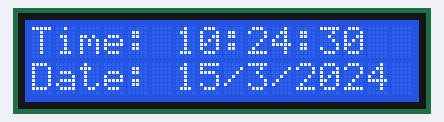
Recording of a sketch running on a simulated Arduino Uno, built with avr-gcc and run on an emulated ATmega328P. Parts: 16×2 character LCD. The local clock reads 2024-03-15 10:24:30 at power-on unless the sketch sets it.

Above: at 0.1 s.
At 4.3 s:
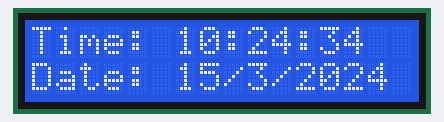
At 9.4 s:
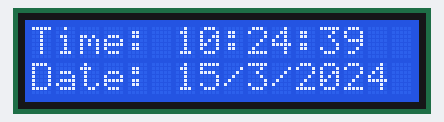
At 18.7 s:
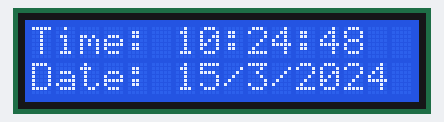
At 28.0 s:
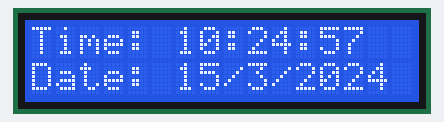
At 38.3 s:
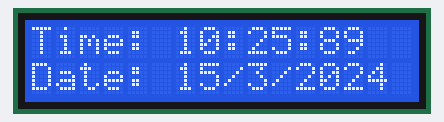

Measured:
- what the display in image 1 shows lasts 1.0 s, from 4.2 s to 5.2 s

The sketch:

seethasharikashrenethi.ino
```cpp
#include <Wire.h>
#include <RTClib.h>
#include <LiquidCrystal_I2C.h>

RTC_DS3231 rtc;
LiquidCrystal_I2C lcd(0x27, 16, 2);

void setup() {
  lcd.begin();
  lcd.backlight();

  if (!rtc.begin()) {
    lcd.print("RTC Error!");
    while (1);
  }

  // Set time only once (uncomment if needed)
  // rtc.adjust(DateTime(F(__DATE__), F(__TIME__)));
}

void loop() {
  DateTime now = rtc.now();

  lcd.setCursor(0, 0);
  lcd.print("Time: ");
  lcd.print(now.hour());
  lcd.print(":");
  lcd.print(now.minute());
  lcd.print(":");
  lcd.print(now.second());

  lcd.setCursor(0, 1);
  lcd.print("Date: ");
  lcd.print(now.day());
  lcd.print("/");
  lcd.print(now.month());
  lcd.print("/");
  lcd.print(now.year());

  delay(1000);
}
```
